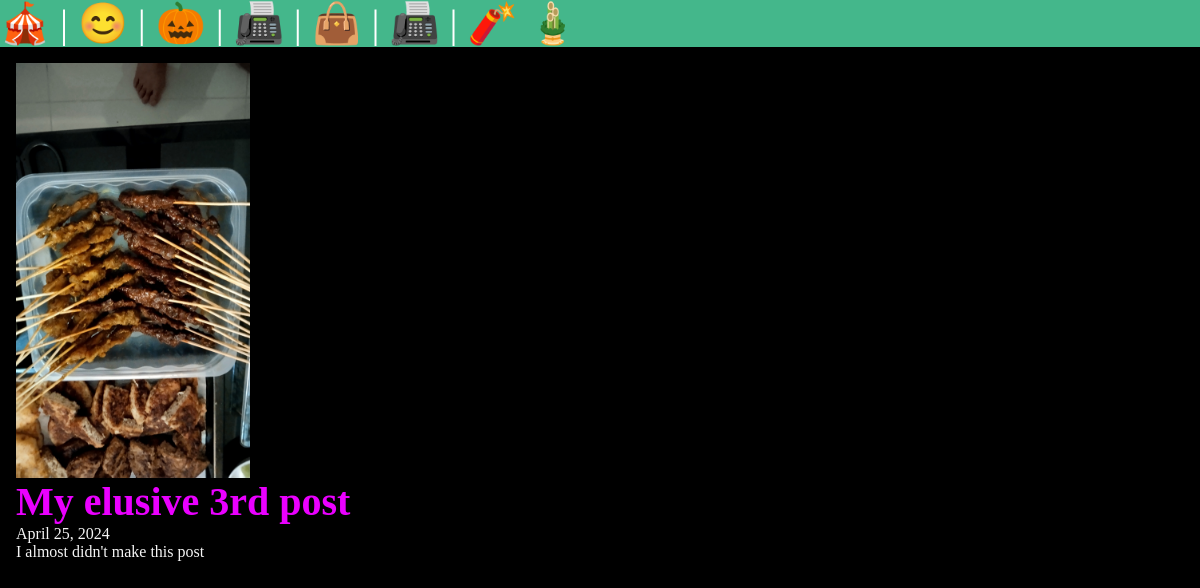
The app's page /posts/my-third-post with its own data.
### posts/models.py (models this page shows, shortened)
class Post(models.Model):
    title = models.CharField(max_length=75)
    body = models.TextField()
    slug = models.SlugField()
    date = models.DateField( auto_now_add= True)
    banner = models.ImageField(default ='fallback.png', blank=True)

### posts/views.py (the view)
# urls.py: path('<slug:slug>', views.post_page, name = "page"),
def post_page(request, slug):
     post = Post.objects.all().get(slug=slug)
     return render(request, 'posts/post_page.html', {'post':post})

### posts/templates/posts/post_page.html (shortened to what this page needs)
<!DOCTYPE html>
{% extends 'layout.html' %}
{% block content %}
   <section>
         <img
              class = "banner"
              src = "{{post.banner.url }}"
              alt ="{{post.title}}"
         />
         <h1> {{ post.title }} </h1>
         <p> {{ post.date }}</p>
         <p> {{ post.body }}</p>
   </section>
{% endblock %}

### static/css/style.css (style rules this page uses)
* { margin:0; padding:0; box-sizing: border-box; }
body { min-height: 100vh; font-size: 3rem; background-color: black; color: whitesmoke; }
section { display:flex; flex-flow:column; gap:1rem; }
p { font-size : 1rem; }
h1 { font-size :2.5rem; color:rgb(234, 0, 255); }
p { font-size:1rem; }
.banner { display:block; width:20%; max-height:80 px; }

### records on screen
Post: banner (picture), title "My elusive 3rd post", date "April 25, 2024", body "I almost didn't make this post"
